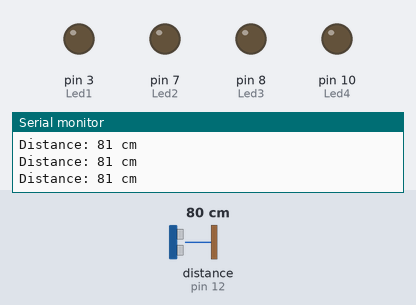
Bench run of a sketch on a simulated Arduino Uno, built with avr-gcc and run on an emulated ATmega328P. On the bench: output pins drawn as LEDs (lit = HIGH), the last lines printed to the serial monitor. Inputs (shaded band) come from the test bench; at power-on: distance to the obstacle (sensor on pin 12) 80 cm. The echo pulse lasts 58.3 µs per cm; pins used as bus, display or sensor lines are not drawn.

Above: at 1.2 s.
1.3 s: distance to the obstacle (sensor on pin 12) set to 42 cm
2.8 s: distance to the obstacle (sensor on pin 12) set to 36 cm
At 4.2 s:
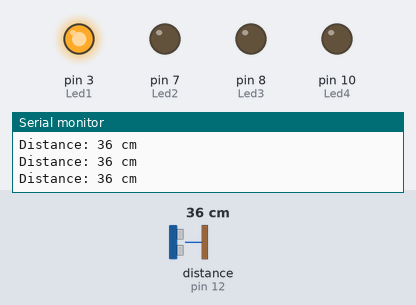
4.5 s: distance to the obstacle (sensor on pin 12) set to 32 cm
6.0 s: distance to the obstacle (sensor on pin 12) set to 26 cm
At 6.6 s:
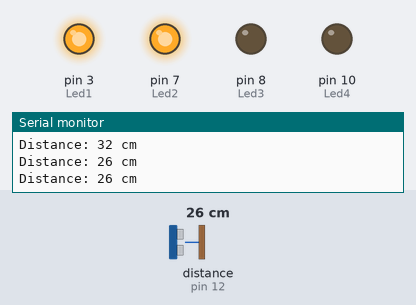
7.5 s: distance to the obstacle (sensor on pin 12) set to 21 cm
9.0 s: distance to the obstacle (sensor on pin 12) set to 18 cm
At 9.7 s:
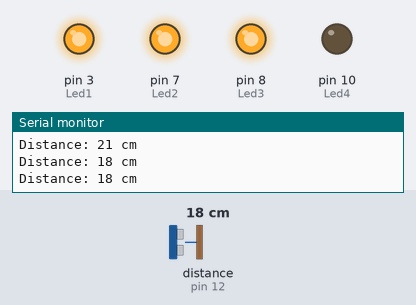
Timing chart, 0 to 11.5 s (numbered marks = the images above; inputs shaded):
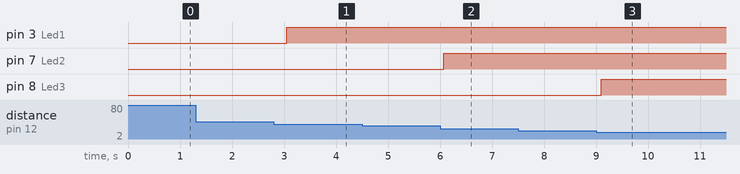

The sketch:

Lights_sensor.ino
```cpp
#include <NewPing.h>

int TrigPin = 11;
int EchoPin = 12;
int MAX_DISTANCE = 1000;

int Led1 = 3;
int Led2 = 7;
int Led3 = 8;
int Led4 = 10;

//long duration;

NewPing sonar(TrigPin, EchoPin, MAX_DISTANCE);

void setup() {
  // put your setup code here, to run once:
  pinMode (TrigPin,OUTPUT);
  pinMode (EchoPin,INPUT);
  pinMode (Led1,OUTPUT);
  pinMode (Led2,OUTPUT);
  pinMode (Led3,OUTPUT);
  pinMode (Led4,OUTPUT);
  Serial.begin(9600);

}

void loop() {
  // put your main code here, to run repeatedly:
  digitalWrite (TrigPin,LOW);
  //digitalWrite (EchoPin,LOW);
  delayMicroseconds (2);
  digitalWrite (TrigPin,HIGH);
  delayMicroseconds (10);
  digitalWrite (TrigPin,LOW);
  long distance = sonar.ping_cm();
  //long duration = pulseIn(EchoPin,HIGH);
  //float distance = (duration * 0.034) / 2;
  //float distance = (duration / 58);
  //delay(500);
  Serial.print("Distance: ");
  Serial.print(distance);
  Serial.println(" cm");

  if (distance < 10) {
    digitalWrite(Led1,HIGH);
    digitalWrite(Led2,HIGH);
    digitalWrite(Led3,HIGH);
    digitalWrite(Led4,HIGH);
  }
  if (distance > 10 && distance < 20) {
    digitalWrite(Led1,HIGH);
    digitalWrite(Led2,HIGH);
    digitalWrite(Led3,HIGH);
    digitalWrite(Led4,LOW);
  }
  if (distance > 20 && distance < 30) {
    digitalWrite(Led1,HIGH);
    digitalWrite(Led2,HIGH);
    digitalWrite(Led3,LOW);
    digitalWrite(Led4,LOW);
  }
  if (distance > 30 && distance < 40) {
    digitalWrite(Led1,HIGH);
    digitalWrite(Led2,LOW);
    digitalWrite(Led3,LOW);
    digitalWrite(Led4,LOW);
  }
  if (distance > 40) {
    digitalWrite(Led1,LOW);
    digitalWrite(Led2,LOW);
    digitalWrite(Led3,LOW);
    digitalWrite(Led4,LOW);
  }

  delay(300);
}
```

Measured:
- the behaviour switches between 40 and 39 cm on distance to the obstacle (sensor on pin 12) (found by bisection; images 0 and 1)
- the behaviour switches between 30 and 29 cm on distance to the obstacle (sensor on pin 12) (found by bisection; images 1 and 2)
- the behaviour switches between 20 and 19 cm on distance to the obstacle (sensor on pin 12) (found by bisection; images 2 and 3)
- after the input at 2.8 s, pin 3 (Led1): LOW → HIGH after 0.25 s
- after the input at 6.0 s, pin 7 (Led2): LOW → HIGH after 0.08 s
- after the input at 9.0 s, pin 8 (Led3): LOW → HIGH after 0.10 s
